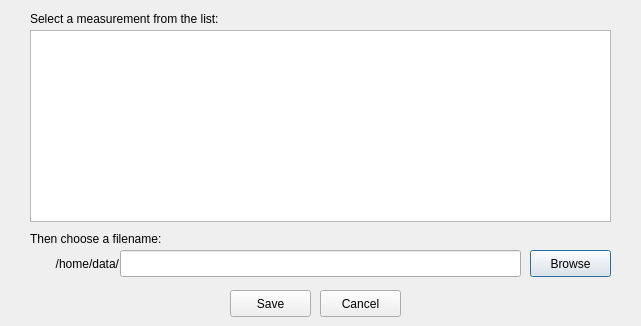
<?xml version="1.0" encoding="UTF-8"?>
<ui version="4.0">
 <class>savemeasure</class>
 <widget class="QDialog" name="savemeasure">
  <property name="geometry">
   <rect>
    <x>0</x>
    <y>0</y>
    <width>641</width>
    <height>326</height>
   </rect>
  </property>
  <property name="minimumSize">
   <size>
    <width>641</width>
    <height>326</height>
   </size>
  </property>
  <property name="maximumSize">
   <size>
    <width>641</width>
    <height>326</height>
   </size>
  </property>
  <property name="windowTitle">
   <string>Save measure</string>
  </property>
  <widget class="QTableView" name="meas_list">
   <property name="geometry">
    <rect>
     <x>30</x>
     <y>30</y>
     <width>581</width>
     <height>192</height>
    </rect>
   </property>
  </widget>
  <widget class="QLabel" name="label">
   <property name="geometry">
    <rect>
     <x>30</x>
     <y>10</y>
     <width>251</width>
     <height>17</height>
    </rect>
   </property>
   <property name="text">
    <string>Select a measurement from the list:</string>
   </property>
  </widget>
  <widget class="QLabel" name="label_2">
   <property name="geometry">
    <rect>
     <x>30</x>
     <y>230</y>
     <width>251</width>
     <height>17</height>
    </rect>
   </property>
   <property name="text">
    <string>Then choose a filename:</string>
   </property>
  </widget>
  <widget class="QLabel" name="label_3">
   <property name="geometry">
    <rect>
     <x>28</x>
     <y>255</y>
     <width>91</width>
     <height>17</height>
    </rect>
   </property>
   <property name="text">
    <string>/home/data/</string>
   </property>
   <property name="alignment">
    <set>Qt::AlignRight|Qt::AlignTrailing|Qt::AlignVCenter</set>
   </property>
  </widget>
  <widget class="QLineEdit" name="filename">
   <property name="geometry">
    <rect>
     <x>120</x>
     <y>250</y>
     <width>401</width>
     <height>27</height>
    </rect>
   </property>
  </widget>
  <widget class="QPushButton" name="pb_browse">
   <property name="geometry">
    <rect>
     <x>530</x>
     <y>250</y>
     <width>81</width>
     <height>27</height>
    </rect>
   </property>
   <property name="text">
    <string>Browse</string>
   </property>
  </widget>
  <widget class="QPushButton" name="pb_save">
   <property name="geometry">
    <rect>
     <x>230</x>
     <y>290</y>
     <width>81</width>
     <height>27</height>
    </rect>
   </property>
   <property name="text">
    <string>Save</string>
   </property>
  </widget>
  <widget class="QPushButton" name="pb_cancel">
   <property name="geometry">
    <rect>
     <x>320</x>
     <y>290</y>
     <width>81</width>
     <height>27</height>
    </rect>
   </property>
   <property name="text">
    <string>Cancel</string>
   </property>
  </widget>
 </widget>
 <resources/>
 <connections/>
</ui>
